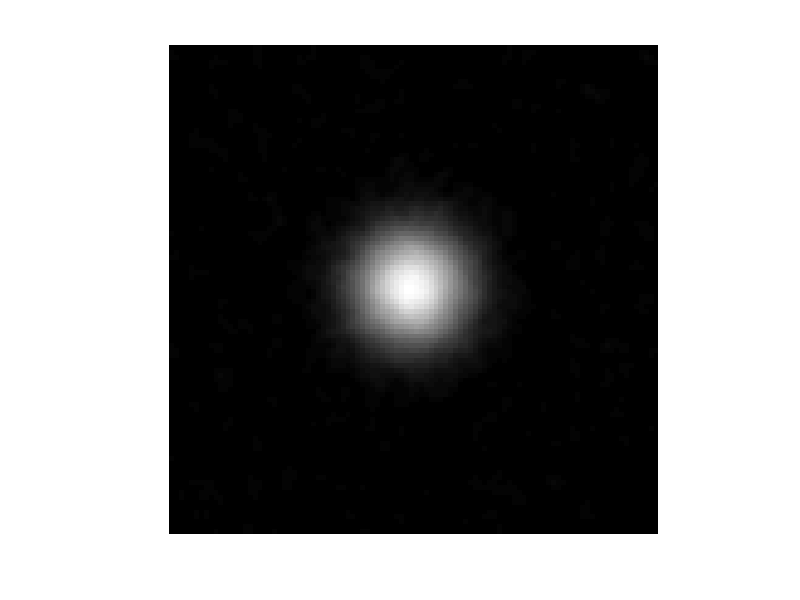
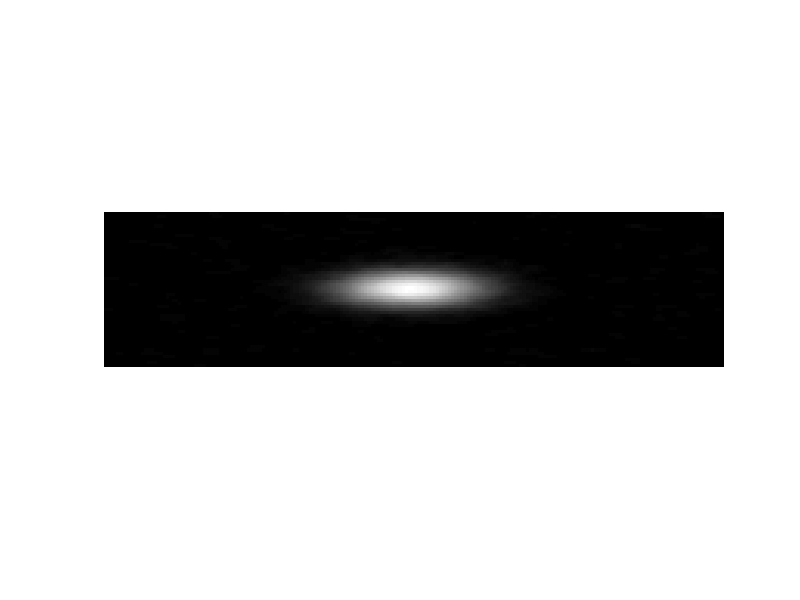
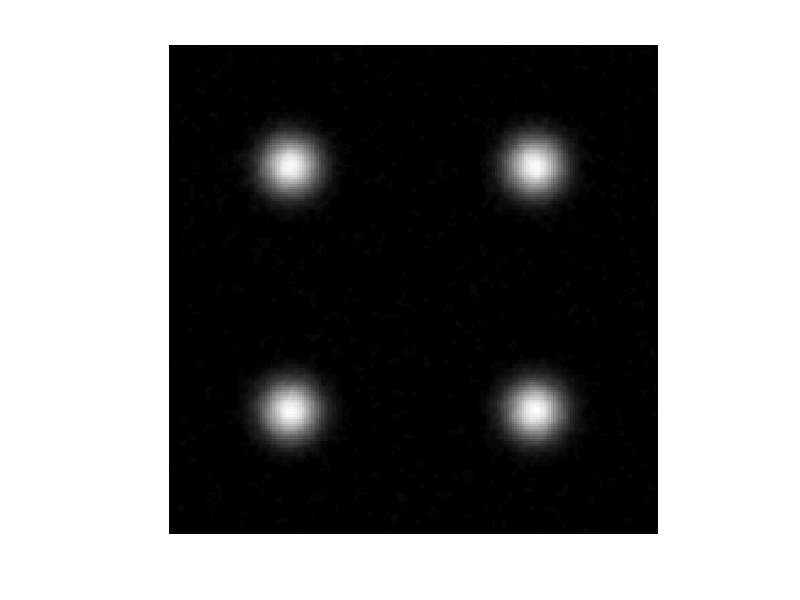
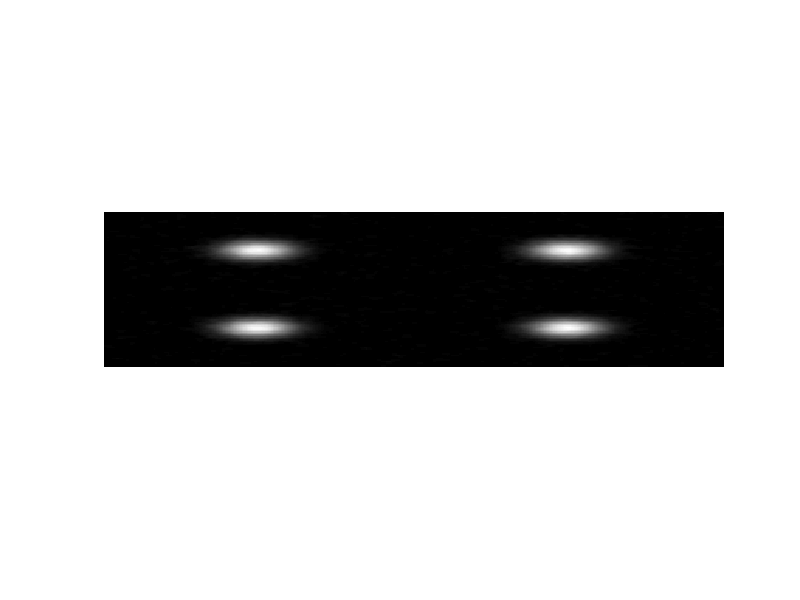

Here is the MATLAB script that generated these plots, in order:
imSize = 100;                                     % image size n x n
sigma = 8;                                    % gaussian standard deviation in pixels
trim = 0.005;                                     % trim off gaussian values smaller than this

X = 1:imSize;                                     % X is a vector from 1 to imSize
X0 = (X/imSize)-0.5;                              % rescale X to -0.5 to 0.5

[Xm, Ym] = meshgrid(X0,X0);                       % 2D squre matrix
                                                                            
s = sigma / imSize;                               % s scaled to fit the image size

Gauss = exp(-(((Xm.^2)+(Ym.^2)) ./ (2* s^2)));    % formula for 2D gaussian
                                                  % f(x,y) = A*exp(-((x-x0)^2/2*thetax^2 
                                                  %           + (y-y0)^2/2*thetay^2))
                                                  % Here A=1, x0=y0=0, thetax=thetay=s

Gauss(Gauss < trim) = 0;                          % Trim the values below 0.005
GF = fspecial('gaussian', [5,5], 1) ;             % hsize = (4*sigma+1)x(4*sigma+1)    

GN_1 = randn(imSize,imSize)*sqrt(0.04*0.04);      % Gaussian noise 4%
GN_4 = randn(imSize*2, imSize*2)*sqrt(0.04*0.04);
GN_16= randn(imSize*4, imSize*4)*sqrt(0.04*0.04);

Gauss_1 = Gauss + GN_1;                           % Add noise to Gauss Image
Gauss_4 = repmat(Gauss,2,2) + GN_4;
Gauss_16= repmat(Gauss,4,4) + GN_16;


%-------------------------Original Images without tranlation---------------
% 1. One Gaussian core
Gauss_1 = imfilter(Gauss_1, GF);                  % Image prefiltering
imwrite(Gauss_1, '1_Core.bmp','bmp');
figure
imshow(Gauss_1);
Gauss_1_Streched = imresize(Gauss_1, [100/2 100*2]);
figure
imshow(Gauss_1_Streched);
imwrite(Gauss_1_Streched, '1_Core_Streched.bmp','bmp');

% 2. 4 Gaussian cores
Gauss_4 = imfilter(Gauss_4, GF); 
imwrite(Gauss_4, '4_Core.bmp','bmp');
figure
imshow(Gauss_4);
Gauss_4_Streched = imresize(Gauss_4, [200/2 200*2]);
figure
imshow(Gauss_4_Streched);
imwrite(Gauss_4_Streched, '4_Core_Streched.bmp','bmp');

% 3. 16 Gaussian cores
Gauss_16 = imfilter(Gauss_16, GF); 
imwrite(Gauss_16, '16_Core.bmp', 'bmp');
figure
imshow(Gauss_16);
Gauss_16_Streched = imresize(Gauss_16, [400/2 400*2]);
figure
imshow(Gauss_16_Streched);
imwrite(Gauss_16_Streched, '16_Core_Streched.bmp','bmp');